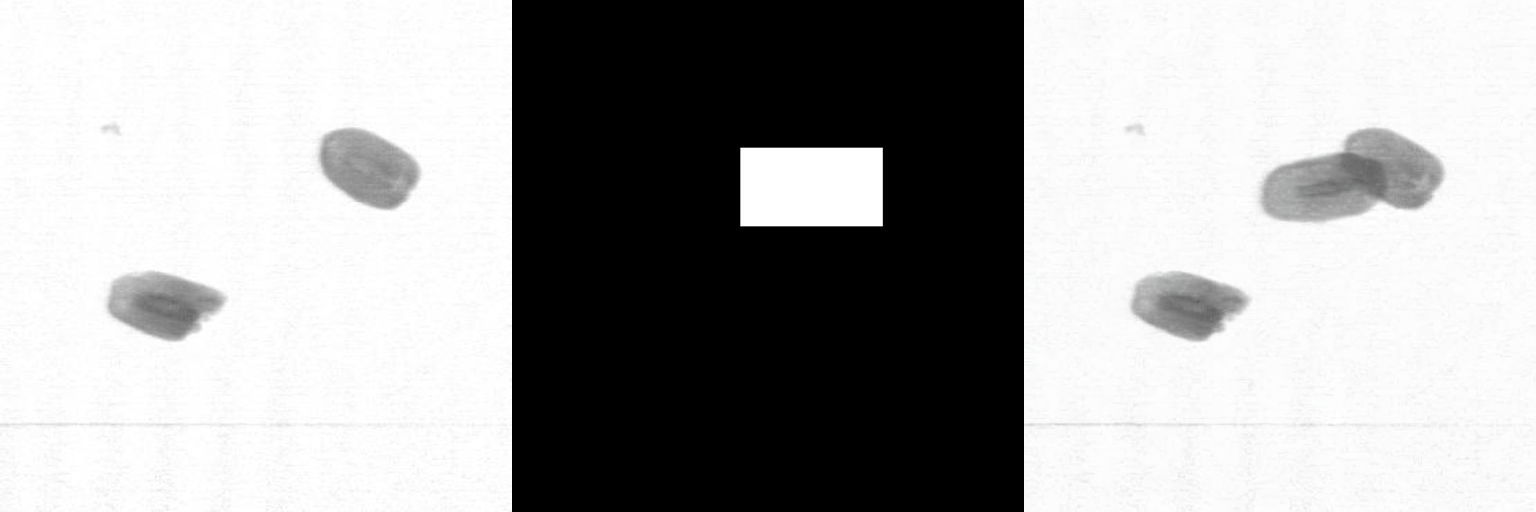

Write Python code to recreate this figure.
"""
inpainting replaces or edits specific area of an image.
"""

from diffusers import StableDiffusionInpaintPipeline

from diffusers.utils import load_image, make_image_grid

from torchvision import transforms

from torchvision.transforms import functional as TF

from torch.utils.data import Dataset
from torchvision import transforms
from PIL.ImageOps import exif_transpose
import torch
from PIL import Image, ImageDraw
import os
import numpy as np
import random
from transformers import AutoTokenizer
import xml.etree.ElementTree as ET



class RandomResizedCropWithIoU:
    def __init__(self, size, scale=(0.08, 1.0), ratio=(3.0/4.0, 4.0/3.0), iou_threshold=0.3, max_attempts=10):
        self.size = size
        self.scale = scale
        self.ratio = ratio
        self.iou_threshold = iou_threshold
        self.max_attempts = max_attempts

    def __call__(self, image, mask):
        for attempt in range(self.max_attempts):
            i, j, h, w = self._get_random_params(image)
            # cropped_mask = TF.resized_crop(mask, i, j, h, w, self.size, Image.NEAREST)
            cropped_mask = TF.crop(mask, i, j, h, w)

            if self._compute_iou(cropped_mask, mask) >= self.iou_threshold:
                # 如果找到符合要求的裁剪框，裁剪图像和掩码
                image = TF.resized_crop(image, i, j, h, w, self.size, Image.BILINEAR)
                mask = TF.resized_crop(mask, i, j, h, w, self.size, Image.NEAREST)

                return image, mask
        
        # 如果经过多次尝试未能找到合适的裁剪框，返回最后一次的裁剪结果
        image = TF.resize(image,  self.size, Image.BILINEAR)
        mask = TF.resize(mask, self.size, Image.NEAREST)
        return image, mask

    def _get_random_params(self, image):
        return transforms.RandomResizedCrop.get_params(image, scale=self.scale, ratio=self.ratio)

    def _compute_iou(self, cropped_mask, original_mask):
        # 计算裁剪后掩码中物体的IoU
        mask_np = np.array(cropped_mask)
        intersection = np.sum(mask_np > 0)
        original_mask_np = np.array(original_mask)
        union = np.sum(original_mask_np > 0)  # 裁剪框的面积（总像素数）
        if union == 0:  # 避免除以零
            return 0
        return intersection / union


class XmlInpaintingDataset(Dataset):
    # 根据xml的个数确定数据集的个数
    def __init__(   self, 
                    
                    instance_data_root,
                    instance_prompt,
                    tokenizer,                               
                    class_data_root=None,
                    class_prompt=None,
                    class_num=None,
                    size=(512, 512),
                    center_crop=False,
                    encoder_hidden_states=None,                 # text_embedding
                    class_prompt_encoder_hidden_states=None,
                    tokenizer_max_length=None,
                    exclude_tags=[],
            ):
        extensions = ('.png', '.jpg', '.jpeg', '.bmp', '.tiff')

        self.size = size
        self.center_crop = center_crop
        self.tokenizer = tokenizer
        self.encoder_hidden_states = encoder_hidden_states
        self.class_prompt_encoder_hidden_states = class_prompt_encoder_hidden_states
        self.tokenizer_max_length = tokenizer_max_length
        
        self.xml_path = os.path.join(instance_data_root, "xml")
        self.image_path = os.path.join(instance_data_root, "images")
        
        if not os.path.exists(self.xml_path):
            raise ValueError(f"Instance {self.xml_path} xml root doesn't exists.")
        
        if not os.path.exists(self.image_path):
            raise ValueError(f"Instance {self.image_path} image root doesn't exists.")
        
        self.xml_names = sorted([
            fname for fname in os.listdir(self.xml_path)
            if fname.lower().endswith(".xml")
            ])        
        self.num_instance_xml = len(self.xml_names)                 
        
        self.image_dicts = {}
        for fname in os.listdir(self.image_path):
            if fname.lower().endswith(extensions):
                img_fname, _ = os.path.splitext(fname)
                self.image_dicts[img_fname] = fname
            
        # 进一步验证图像和掩码文件名是否对应
        # for xml_name, image_name in zip(self.xml_names, self.image_names):
        #     xml_fname, _ = os.path.splitext(xml_name)
        #     img_fname, _ = os.path.splitext(image_name)
        #     assert xml_fname == img_fname, f"xml文件名和图像文件名不匹配: {xml_fname} vs {img_fname}"
            
        self.instance_prompt = instance_prompt                                 
        self._length = self.num_instance_xml

        if class_data_root is not None:
            raise ValueError(f"error. inpainting don't support prior loss.")
        else:
            self.class_data_root = None
            
        self.exclude_tags = exclude_tags
    
    def parse_voc_xml(self, xml_file):
        # 解析XML文件
        tree = ET.parse(xml_file)
        root = tree.getroot()

        # 创建一个字典存储解析结果
        parsed_data = {
            "filename": root.find("path").text,
            "xmlname": os.path.basename(xml_file),
            "size": {
                "width": int(root.find("size/width").text),
                "height": int(root.find("size/height").text),
                "depth": int(root.find("size/depth").text)
            },
            "objects": []
        }

        # 遍历所有object标签
        for obj in root.findall("object"):
            obj_data = {
                "name": obj.find("name").text,
                "pose": obj.find("pose").text,
                "truncated": int(obj.find("truncated").text),
                "difficult": int(obj.find("difficult").text),
                "bndbox": {
                    "xmin": float(obj.find("bndbox/xmin").text),
                    "ymin": float(obj.find("bndbox/ymin").text),
                    "xmax": float(obj.find("bndbox/xmax").text),
                    "ymax": float(obj.find("bndbox/ymax").text)
                }
            }
            parsed_data["objects"].append(obj_data)

        return parsed_data
    
    def __len__(self):
        return self._length
    

    
    def get_random_wh(self, max_attempts=50):
        for _ in range(max_attempts):
            index = random.randint(0, self.num_instance_xml)
            selected_xml = os.path.join(self.xml_path, self.xml_names[index % self.num_instance_xml])
            # 解析xml文件得到目标框信息
            xml_data = self.parse_voc_xml(selected_xml)
            
            bboxes = list()
            for item in xml_data["objects"]:
                name = item["name"]
                if name in self.exclude_tags: continue
                xmin, ymin, xmax, ymax = item["bndbox"]["xmin"], item["bndbox"]["ymin"], item["bndbox"]["xmax"], item["bndbox"]["ymax"]
                bboxes.append([xmin, ymin, xmax, ymax])
            if len(bboxes) == 0: continue
            
            selected_box = random.choice(bboxes)
            x_min, y_min, x_max, y_max = selected_box
            
            
            return abs(x_max - x_min), (y_max - y_min)
        
        return 20, 15
    
    def get_input(self, img_path):
        image = Image.open(img_path)
        mask = Image.new("L", image.size, 0)
        draw = ImageDraw.Draw(mask)
        image_width, image_height = image.size
        box_width, box_height = self.get_random_wh()
        
        # 随机生成左上角坐标，确保框在图像范围内
        xmin = random.randint(0, image_width - box_width)
        ymin = random.randint(0, image_height - box_height)
        
        # 计算右下角坐标
        xmax = xmin + box_width
        ymax = ymin + box_height
        
        box = (xmin, ymin, xmax, ymax)
        
        # 在 mask 上绘制白色的目标框区域
        draw.rectangle(box, fill=255)
        
        return image, mask
    
        
    
    def __getitem__(self, index):
        
        pass


model_id = "experiments/sd-2-dreambooth-inpainting-zaohe-512"
pipeline = StableDiffusionInpaintPipeline.from_pretrained(
    model_id, 
)

pipeline.enable_model_cpu_offload()


tokenizer = AutoTokenizer.from_pretrained(
    model_id,
    subfolder="tokenizer",
    revision=False,
    use_fast=False,
)

instance_root = "datasets/zaohe"
train_dataset = XmlInpaintingDataset(
    instance_root,
    instance_prompt="a photo of a sks defects.",
    tokenizer=tokenizer,
    class_data_root=None,
    size=(512, 512),
)
# load the base and mask image
# init_image = load_image("datasets/cotton_fabric/images/00969_0013_Harness-Misdraw.jpg")
# mask_image = load_image("datasets/cotton_fabric/masks/00963_0006_Slubs.png")

init_image, mask_image = train_dataset.get_input("datasets/zaohe/tmp/images/09-45-41-584_2.jpg")
# transform = RandomResizedCropWithIoU(size=(512, 512))
# init_image, mask_image = transform(init_image, mask_image)
# 对mask进行滤波处理, 使得原图和inpaint区域不那么突兀
# blurred_mask = pipeline.mask_processor.blur(mask_image, blur_factor=3)

prompt = ["a photo of sks defects."]
# negative_prompt = "bad anatomy, deformed, ugly, disfigured"
# padding_mask_crop: 首先获取最小外接矩形, 然后按照padding_mask_crop对区域进行扩边, 考虑输入的宽高比, 将区域调整到对应的宽高比, 最后resize到网络输入大小
# image = pipeline(prompt=prompt, negative_prompt=negative_prompt, image=init_image, mask_image=blurred_mask, padding_mask_crop=32).images[0]

image = pipeline(prompt=prompt, image=init_image,mask_image=mask_image,).images[0]

result = make_image_grid([init_image, mask_image, image], rows=1, cols=3, resize=512)


result.save("inpainting.png")